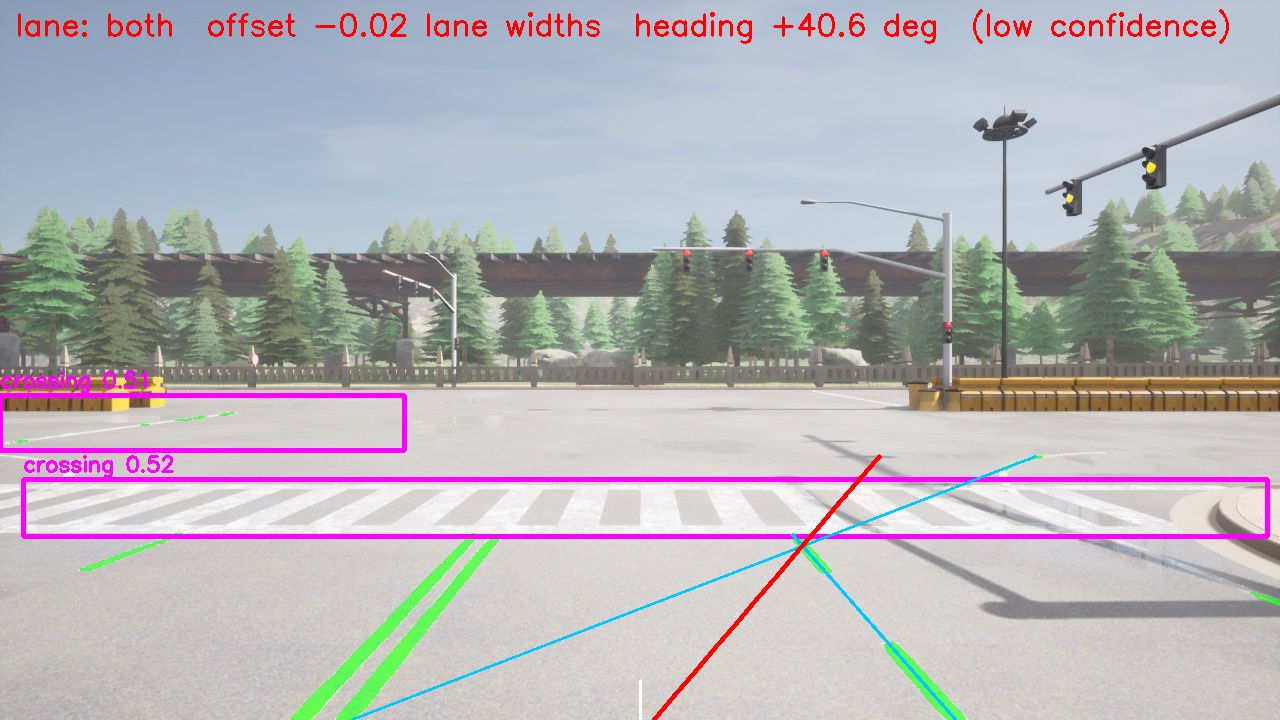
#> input picture joint_road_model/examples/000007_overlay.jpg, 1280 x 720 px
$ python -i build_aligned_v2.py   (imports and definitions only)
#> lines starting #> are read from the running program, lines starting #| are printed output that depends on the picture
#> further down, picture is the input picture: shape (720, 1280, 3); mean B, G, R 184.2, 179.2, 181.5
"""Build dataset_aligned_v2: frozen combined_v1 with lane-mask components rigidly snapped PERPENDICULAR to their axis onto paint evidence.

User-approved 2026-10-30 (train + val). AUTOMATED geometric alignment, NOT visual review.
- Never writes into dataset_combined_v1. Refuses to run if the output directory exists.
- Test rows, detection labels and the 132 user-approved repair versions (provenance human_*) are left unchanged.
- Ignore pixels (255) are never changed. A component is moved only if MIN_SHIFT <= |perp| <= MAX_SHIFT (search +/-R; larger optima near kerbs were ambiguous in gallery review), evidence gain >= MIN_GAIN,
  shape is elongated (line-like), and its shifted 1px-dilated footprint touches no other line (original or shifted).
  Draft1 (dataset_aligned_v2_rejected_draft1) lacked conflict checks: rejected after gallery review (double line merged).
  Draft2 (dataset_aligned_v2_superseded_draft2_R5) used R=5 and skipped all >=5px offsets; superseded.
Paint evidence = white top-hat(grey) + top-hat(Lab b*) with a 25px elliptical kernel, native resolution.
"""
import json,hashlib,argparse,collections
from pathlib import Path
import numpy as np,cv2

R=8;MAX_SHIFT=6.5;MIN_SHIFT=1.5;MIN_GAIN=1.10;MIN_AREA=60;MIN_ELONG=3.0
K=cv2.getStructuringElement(cv2.MORPH_ELLIPSE,(25,25))

def sha_bytes(b):return hashlib.sha256(b).hexdigest()

def evidence(im):
    g=cv2.cvtColor(im,cv2.COLOR_BGR2GRAY);b=cv2.cvtColor(im,cv2.COLOR_BGR2LAB)[...,2]
#> after `g = cv2.cvtColor(im, cv2.COLOR_BGR2GRAY)`:
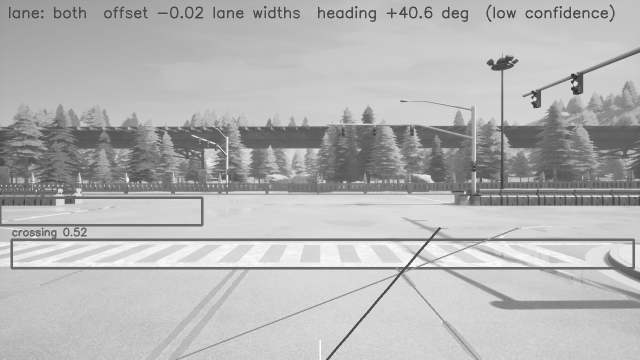
#> g: shape (720, 1280) (shown at 1/2 size); min 35, max 255, mean 180.4
#> after `b = cv2.cvtColor(im, cv2.COLOR_BGR2LAB)[..., 2]`:
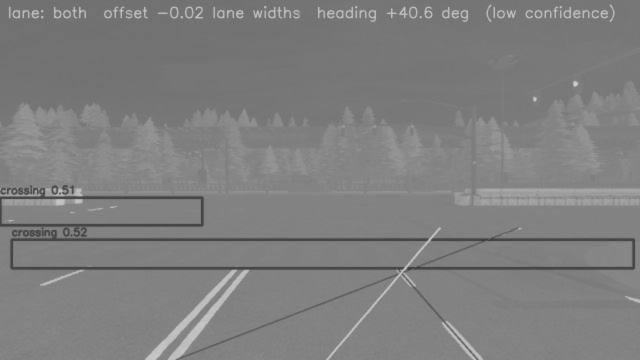
#> b: shape (720, 1280) (shown at 1/2 size); min 50, max 211, mean 126.9
    return cv2.morphologyEx(g,cv2.MORPH_TOPHAT,K).astype(np.float32)+cv2.morphologyEx(b,cv2.MORPH_TOPHAT,K).astype(np.float32)
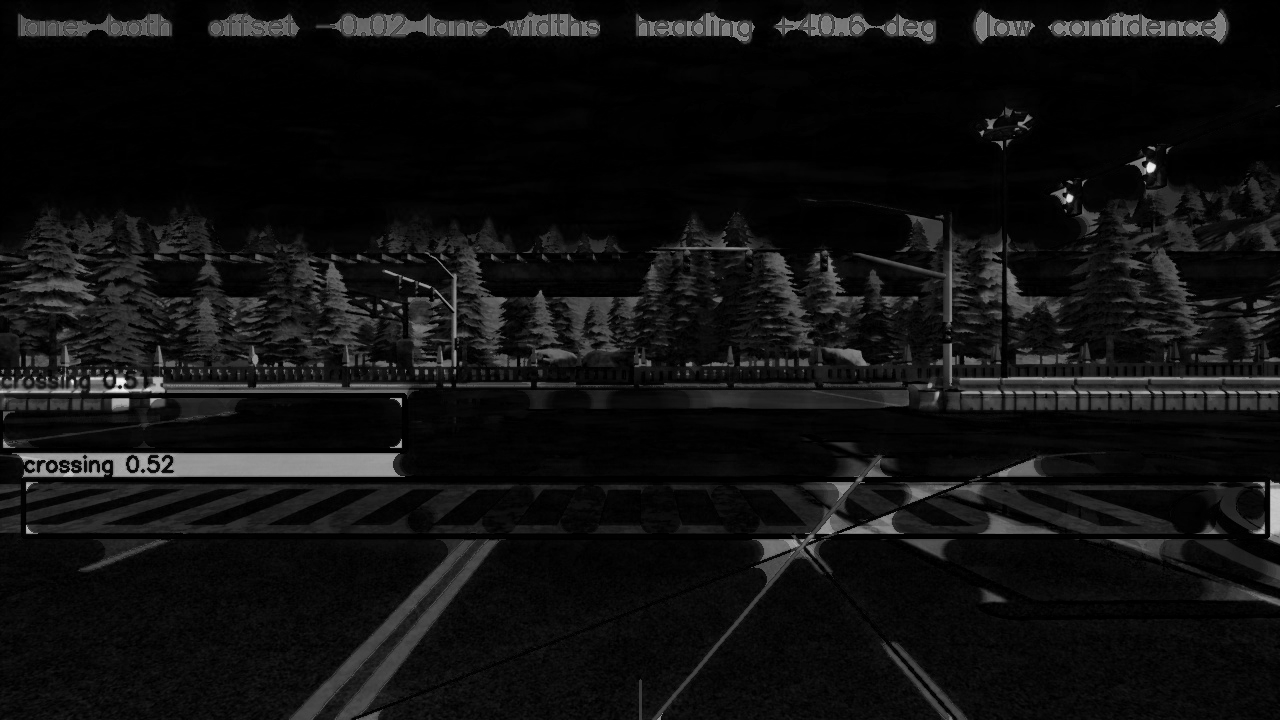
#> returned value: shape (720, 1280) float32; min 0, max 247, mean 16.8

# [68 lines left out: functions snap, main, not called in this run]

# [1 line not run here, left out]

>>> import cv2
>>> picture = cv2.imread('../examples/000007_overlay.jpg')
>>> result = evidence(picture)
